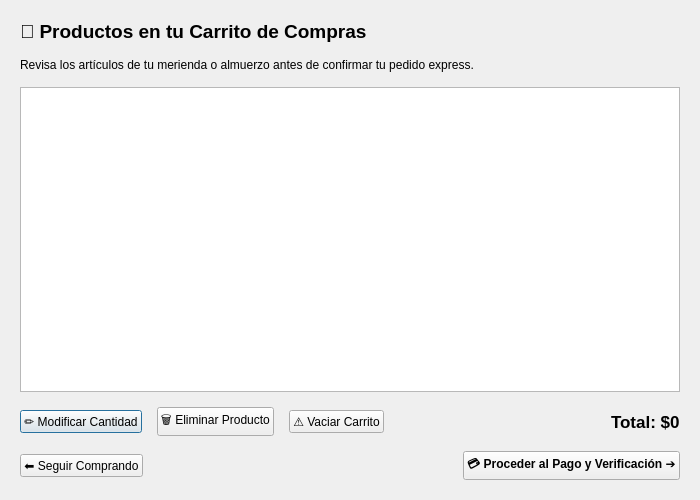
<?xml version="1.0" encoding="UTF-8"?>
<ui version="4.0">
 <class>CarritoDialog</class>
 <widget class="QDialog" name="CarritoDialog">
  <property name="geometry">
   <rect>
    <x>0</x>
    <y>0</y>
    <width>700</width>
    <height>500</height>
   </rect>
  </property>
  <property name="windowTitle">
   <string>Mi Carrito de Compras - El Buffet de Alejandro</string>
  </property>
  <layout class="QVBoxLayout" name="verticalLayout">
   <property name="spacing">
    <number>15</number>
   </property>
   <property name="leftMargin">
    <number>20</number>
   </property>
   <property name="topMargin">
    <number>20</number>
   </property>
   <property name="rightMargin">
    <number>20</number>
   </property>
   <property name="bottomMargin">
    <number>20</number>
   </property>
   <item>
    <widget class="QLabel" name="lblTituloCarrito">
     <property name="font">
      <font>
       <pointsize>14</pointsize>
       <bold>true</bold>
      </font>
     </property>
     <property name="text">
      <string>🛒 Productos en tu Carrito de Compras</string>
     </property>
    </widget>
   </item>
   <item>
    <widget class="QLabel" name="lblSubtituloCarrito">
     <property name="text">
      <string>Revisa los artículos de tu merienda o almuerzo antes de confirmar tu pedido express.</string>
     </property>
    </widget>
   </item>
   <item>
    <widget class="QTableWidget" name="tableCarrito">
     <property name="alternatingRowColors">
      <bool>true</bool>
     </property>
     <property name="selectionBehavior">
      <enum>QAbstractItemView::SelectRows</enum>
     </property>
     <attribute name="horizontalHeaderStretchLastSection">
      <bool>true</bool>
     </attribute>
    </widget>
   </item>
   <item>
    <layout class="QHBoxLayout" name="layoutOperaciones">
     <item>
      <widget class="QPushButton" name="btnModificarCantidad">
       <property name="text">
        <string>✏️ Modificar Cantidad</string>
       </property>
      </widget>
     </item>
     <item>
      <widget class="QPushButton" name="btnEliminarItem">
       <property name="text">
        <string>🗑️ Eliminar Producto</string>
       </property>
      </widget>
     </item>
     <item>
      <widget class="QPushButton" name="btnVaciarCarrito">
       <property name="text">
        <string>⚠️ Vaciar Carrito</string>
       </property>
      </widget>
     </item>
     <item>
      <spacer name="spacerOperaciones">
       <property name="orientation">
        <enum>Qt::Horizontal</enum>
       </property>
       <property name="sizeHint" stdset="0">
        <size>
         <width>40</width>
         <height>20</height>
        </size>
       </property>
      </spacer>
     </item>
     <item>
      <widget class="QLabel" name="lblTotalPagar">
       <property name="font">
        <font>
         <pointsize>13</pointsize>
         <bold>true</bold>
        </font>
       </property>
       <property name="text">
        <string>Total: $0</string>
       </property>
      </widget>
     </item>
    </layout>
   </item>
   <item>
    <layout class="QHBoxLayout" name="layoutBotonesFinales">
     <item>
      <widget class="QPushButton" name="btnSeguirComprando">
       <property name="text">
        <string>⬅️ Seguir Comprando</string>
       </property>
      </widget>
     </item>
     <item>
      <spacer name="spacerFinal">
       <property name="orientation">
        <enum>Qt::Horizontal</enum>
       </property>
       <property name="sizeHint" stdset="0">
        <size>
         <width>40</width>
         <height>20</height>
        </size>
       </property>
      </spacer>
     </item>
     <item>
      <widget class="QPushButton" name="btnProcederPago">
       <property name="font">
        <font>
         <bold>true</bold>
        </font>
       </property>
       <property name="text">
        <string>💳 Proceder al Pago y Verificación ➔</string>
       </property>
      </widget>
     </item>
    </layout>
   </item>
  </layout>
 </widget>
 <resources/>
 <connections/>
</ui>
